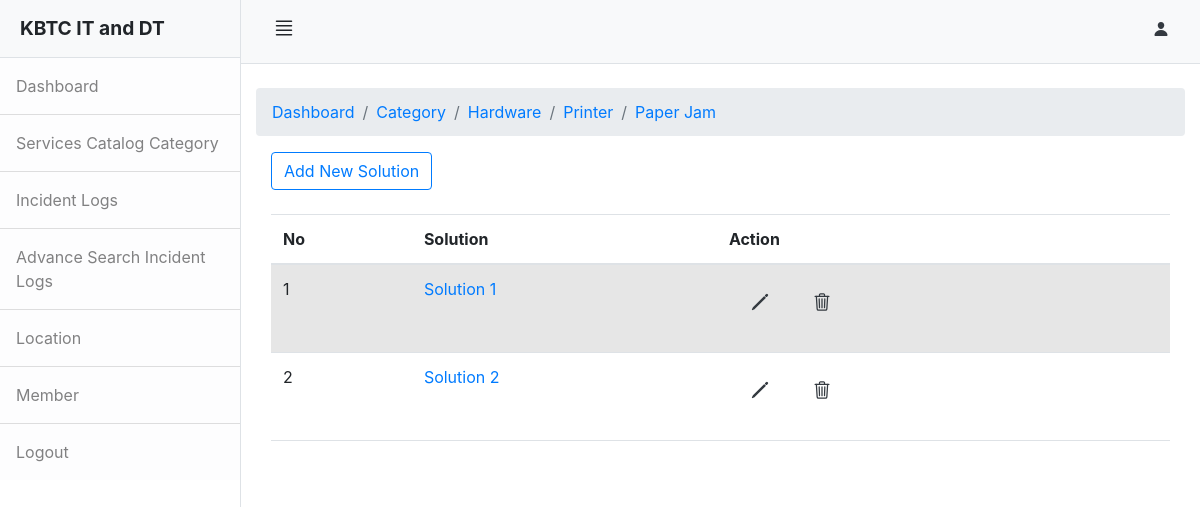
Screenshot of /admin/solution.php?sub_id=30&&cat_id=11&&incident_id=15 (signed in) with the database file from the repository.
### tables this page shows
CREATE TABLE `sub_category` (
  `id` int NOT NULL AUTO_INCREMENT,
  `cat_id` int NOT NULL,
  `subcategory` varchar(255) NOT NULL,
  `status` varchar(255) NOT NULL,
  PRIMARY KEY (`id`)
);

CREATE TABLE `category` (
  `id` int NOT NULL AUTO_INCREMENT,
  `category` varchar(255) NOT NULL,
  `status` varchar(255) NOT NULL,
  PRIMARY KEY (`id`)
);

CREATE TABLE `incident` (
  `id` int NOT NULL AUTO_INCREMENT,
  `title` text NOT NULL,
  `cat_id` int NOT NULL,
  `sub_cat_id` int NOT NULL,
  `create_at` varchar(255) NOT NULL,
  `status` tinyint(1) DEFAULT NULL,
  PRIMARY KEY (`id`)
);

CREATE TABLE `solution` (
  `id` int NOT NULL AUTO_INCREMENT,
  `incident_id` int NOT NULL,
  `answer` text NOT NULL,
  `member_id` int NOT NULL,
  `create_date` varchar(255) NOT NULL,
  `status` tinyint(1) DEFAULT NULL,
  PRIMARY KEY (`id`)
);

### admin/solution.php (the view, shortened to what this page needs)
<?php
            include "head.php";
        ?>
<div class="d-flex" id="wrapper">
    <?php
                include "slidebar.php";
           ?>
    <div id="page-content-wrapper">
        <?php
                    include "nav.php";
                ?>
        <div class="container-fluid">
            <br>
            <?php
                $sub_id = htmlspecialchars($_GET['sub_id']);
                $cat_id = htmlspecialchars($_GET["cat_id"]) ;
                $incident_id = htmlspecialchars($_GET["incident_id"]);
                $sql = "SELECT * FROM category WHERE id=$cat_id";
                $result = mysqli_query($connect,$sql);
                if($result){
                    foreach($result as $row){
                        $name = $row["category"];
                        $sql2 = "SELECT * FROM sub_category WHERE id=$sub_id";
                        $result2 = mysqli_query($connect,$sql2);
                        if($result2){
                            foreach($result2 as $row2){
                                $subcategory = $row2["subcategory"];
                                $sql3 = "SELECT * FROM incident WHERE id=$incident_id";
                                $result3 = mysqli_query($connect,$sql3);
                                if($result3){
                                    foreach($result3 as $row3){
                                        $title  = $row3["title"];
                                    }
                                }
                                ?>
            <div class="row">
                <div class="container">
                    <nav aria-label="breadcrumb">
                        <ol class="breadcrumb">
                            <li class="breadcrumb-item"><a href="index.php">Dashboard</a></li>
                            <li class="breadcrumb-item"><a href="category.php">Category</a></li>
                            <li class="breadcrumb-item"><a
                                    href="subcategory.php?id=<?php echo $cat_id ?>"><?php echo $name ?></a></li>
                            <li class="breadcrumb-item"><a
                                    href="incident.php?sub_id=<?php echo $sub_id ?>&&cat_id=<?php echo $cat_id ?>"><?php echo $subcategory ?></a>
                            </li>
                            <li class="breadcrumb-item"><a href="#"><?php echo $title ?></a></li>
                        </ol>
                    </nav>
                </div>
            </div>
            <?php
                            }
                        }
                    }
                }
            ?>
            <div class="col-md-12">
                <button class="btn btn-outline-primary"  data-toggle="modal" data-target="#addSolution"> Add New Solution </button>
                <br> <br>
                <table class="table table-striped">
                    <thead>
                        <tr>
                            <th>No</th>
                            <th>Solution</th>
                            <th>Action</th>
                        </tr>
                    </thead>
                    <tbody>
                        <?php
                                $sql = "SELECT * FROM solution WHERE incident_id='$incident_id' AND status=1;";
                                $result = mysqli_query($connect,$sql);
                                $number_row = mysqli_num_rows($result);
                                $number = 0;
                                $number += $number;
                                if($number_row > 0){
                                    foreach($result as $key=>$value){
                                        ?>
                        <tr>
                            <td><?php echo ++$number; ?></td>
                            <td>
                                <p  data-toggle="modal" data-target="#detail<?php echo $value['id']; ?>" ><a href="#">Solution <?php echo $number; ?></a></p>
                            </td>
                            <td>
                                    <div class="d-flex flex-row">
                                        <div class="p-2">
                                    <button class="text-dark btn"  data-toggle="modal" data-target="#edit<?php echo $value['id']; ?>">
                                    <h5><ion-icon name="pencil-outline"></ion-icon></h5></button>
                                    </div>
                                    <div class="p-2">
                                <form style="display:inline-block" class="form-display" action="backend.php"
                                    method="post">
                                    <button class="text-dark btn" type="submit" name="solution_delete" value="Delete"
                                        onclick="return confirm('Are you sure you want to delete this Solution?')"
                                        >
                                        <h5>
                                            <ion-icon name="trash-outline"></ion-icon>
                                        </h5>
                                    </button>
                                </form>
                                    </div>
                                    </div>
                            </td>
                        </tr>
                        <?php
                                        }
                                    }
                            ?>
                    </tbody>
                </table>
            </div>
        </div>
    </div>
</div>
<?php
            include "footer.php";
        ?>

### rows the page displays
category: category "Hardware"
sub_category: subcategory "Printer", incident.title "Paper Jam"
